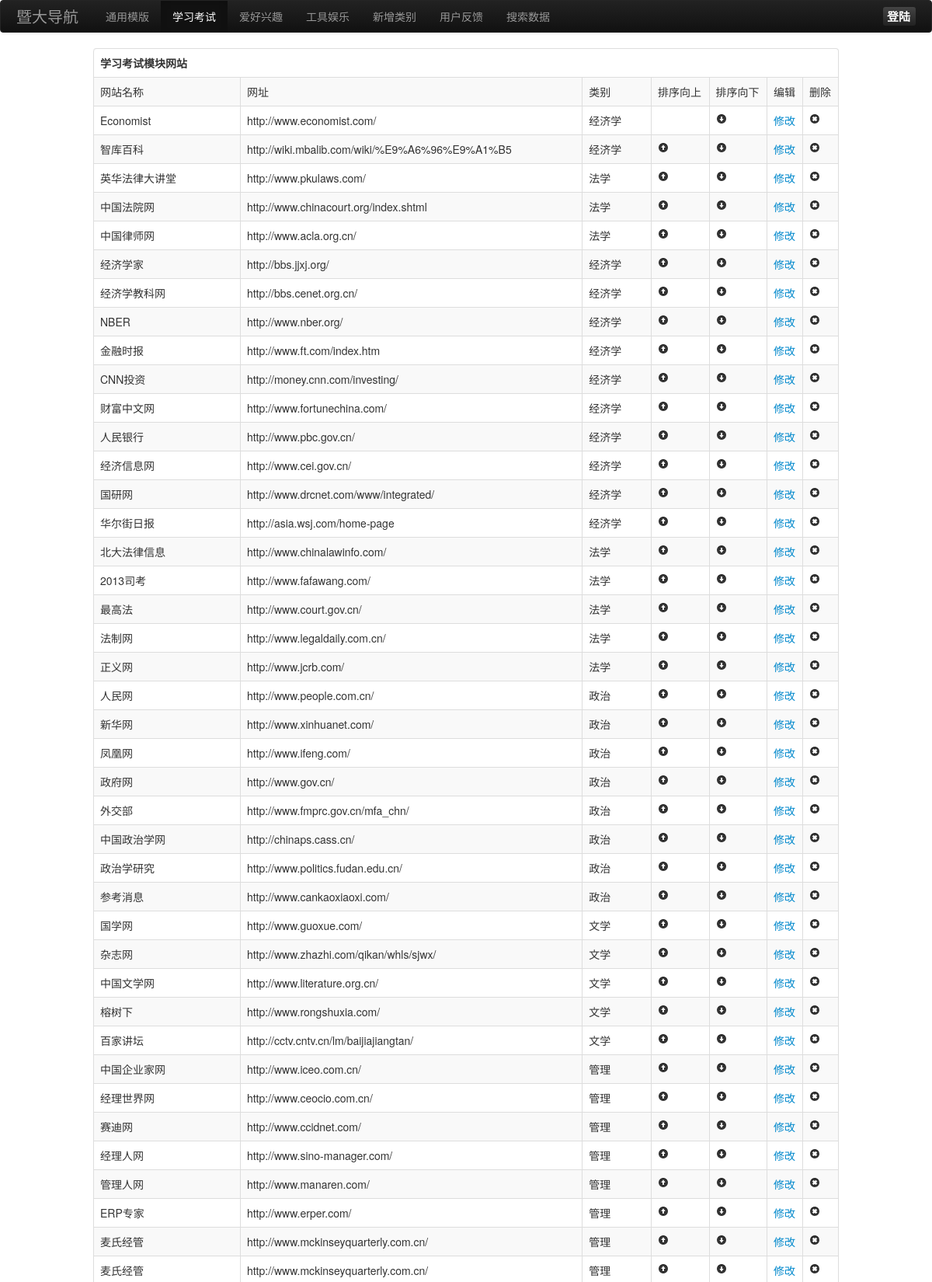
The app's page /admin/major.php (signed in, upper part) with its own data.
### tables this page shows
CREATE TABLE IF NOT EXISTS `major` (
  `webname` varchar(50) NOT NULL,
  `num` int(11) NOT NULL,
  `weburl` varchar(500) NOT NULL,
  `id` int(11) NOT NULL AUTO_INCREMENT,
  `kind` varchar(50) NOT NULL,
  PRIMARY KEY (`id`)
);

### admin/major.php (the view, shortened to what this page needs)
<!DOCTYPE html>
<html xmlns="http://www.w3.org/1999/xhtml">
<head>
    <link rel="stylesheet" type="text/css" href="css/bootstrap.min.css" />
    <link rel="stylesheet" type="text/css" href="css/index.css" />
    <link rel="stylesheet" type="text/css" href="css/common.css" />
</head>
<body>
	<div class="navbar navbar-inverse">
  <div class="navbar-inner">
    <a class="brand" href="">暨大导航</a>
    <ul class="nav">
      <li><a href="public.php">通用模版</a></li>
      <li class="active"><a href="major.php">学习考试</a></li>
      <li><a href="hobby.php">爱好兴趣</a></li>
      <li><a href="tool.php">工具娱乐</a></li>
       <li><a href="checktype.php">新增类别</a></li>
      <li><a href="userfeedback.php">用户反馈</a></li>
      <li><a href="searchdata.php">搜索数据</a></li>
     </ul>
     <a class="label btn-inverse pull-right" id="loginbtn"  href="index.php">登陆</a>
  </div>
</div>
<?php
	$sql ="SELECT * FROM  `major` ORDER BY num;";
	$result = mysql_query($sql);
?>
<div class="content">
	 <table class="table table-hover table-bordered table-striped">
  <thead>
    <tr>
      <th>学习考试模块网站</th>
    </tr>
  </thead>
  <tbody>
    <tr>
      <td>网站名称</td>
      <td>网址</td>
      <td>类别</td>
      <td>排序向上</td>
      <td>排序向下</td>
      <td>编辑</td>
      <td>删除</td>
    </tr>
  <?php
  	 while($row = mysql_fetch_array($result)){
	 	echo "<tr>
    <td>".$row['webname']."</td>
    <td>".$row['weburl']."</td>
    <td>".$row['kind']."</td>
    <td><a class='up' href='../admin/sortFix.php?type=major&sort=up&id=".$row["num"]."'><i class='icon-circle-arrow-up'></i></a></td>
    <td><a class='down' href='../admin/sortFix.php?type=major&sort=down&id=".$row["num"]."'><i class='icon-circle-arrow-down'></i></a></td>
    <td><a class='edita' id='".$row['num']."' href='#edit'>修改</a></td>
    <td><a class='del' href='javascript:;' id='".$row['num']."'><i class='icon-remove-sign'></i></a></td>
    </tr>";
	 }
  ?>
  </tbody>
</table>
</div>
</body>
</html>

### admin/css/index.css (style rules this page uses)
.content { width: 960px; margin: 0 auto; }
td { max-width: 500px; overflow: hidden; }

### admin/css/common.css (style rules this page uses)
#loginbtn { margin-top: 8px; width: 32px; height: 14px; font-size: 15px; padding: 5px; }

### records on screen
major: webname "Economist", weburl "http://www.economist.com/", kind "经济学"
major: webname "智库百科", weburl "http://wiki.mbalib.com/wiki/%E9%A6%96%E9%A1%B5", kind "经济学"
major: webname "英华法律大讲堂", weburl "http://www.pkulaws.com/", kind "法学"
major: webname "中国法院网", weburl "http://www.chinacourt.org/index.shtml", kind "法学"
major: webname "中国律师网", weburl "http://www.acla.org.cn/", kind "法学"
major: webname "经济学家", weburl "http://bbs.jjxj.org/", kind "经济学"
major: webname "经济学教科网", weburl "http://bbs.cenet.org.cn/", kind "经济学"
major: webname "NBER", weburl "http://www.nber.org/", kind "经济学"
major: webname "金融时报", weburl "http://www.ft.com/index.htm", kind "经济学"
major: webname "CNN投资", weburl "http://money.cnn.com/investing/", kind "经济学"
major: webname "财富中文网", weburl "http://www.fortunechina.com/", kind "经济学"
major: webname "人民银行", weburl "http://www.pbc.gov.cn/", kind "经济学"
major: webname "经济信息网", weburl "http://www.cei.gov.cn/", kind "经济学"
major: webname "国研网", weburl "http://www.drcnet.com/www/integrated/", kind "经济学"
major: webname "华尔街日报", weburl "http://asia.wsj.com/home-page", kind "经济学"
major: webname "北大法律信息", weburl "http://www.chinalawinfo.com/", kind "法学"
major: webname "2013司考", weburl "http://www.fafawang.com/", kind "法学"
major: webname "最高法", weburl "http://www.court.gov.cn/", kind "法学"
major: webname "法制网", weburl "http://www.legaldaily.com.cn/", kind "法学"
major: webname "正义网", weburl "http://www.jcrb.com/", kind "法学"
major: webname "人民网", weburl "http://www.people.com.cn/", kind "政治"
major: webname "新华网", weburl "http://www.xinhuanet.com/", kind "政治"
major: webname "凤凰网", weburl "http://www.ifeng.com/", kind "政治"
major: webname "政府网", weburl "http://www.gov.cn/", kind "政治"
major: webname "外交部", weburl "http://www.fmprc.gov.cn/mfa_chn/", kind "政治"
major: webname "中国政治学网", weburl "http://chinaps.cass.cn/", kind "政治"
major: webname "政治学研究", weburl "http://www.politics.fudan.edu.cn/", kind "政治"
major: webname "参考消息", weburl "http://www.cankaoxiaoxi.com/", kind "政治"
major: webname "国学网", weburl "http://www.guoxue.com/", kind "文学"
major: webname "杂志网", weburl "http://www.zhazhi.com/qikan/whls/sjwx/", kind "文学"
major: webname "中国文学网", weburl "http://www.literature.org.cn/", kind "文学"
major: webname "榕树下", weburl "http://www.rongshuxia.com/", kind "文学"
major: webname "百家讲坛", weburl "http://cctv.cntv.cn/lm/baijiajiangtan/", kind "文学"
major: webname "中国企业家网", weburl "http://www.iceo.com.cn/", kind "管理"
major: webname "经理世界网", weburl "http://www.ceocio.com.cn/", kind "管理"
major: webname "赛迪网", weburl "http://www.ccidnet.com/", kind "管理"
major: webname "经理人网", weburl "http://www.sino-manager.com/", kind "管理"
major: webname "管理人网", weburl "http://www.manaren.com/", kind "管理"
major: webname "ERP专家", weburl "http://www.erper.com/", kind "管理"
major: webname "麦氏经管", weburl "http://www.mckinseyquarterly.com.cn/", kind "管理"
major: webname "麦氏经管", weburl "http://www.mckinseyquarterly.com.cn/", kind "管理"
